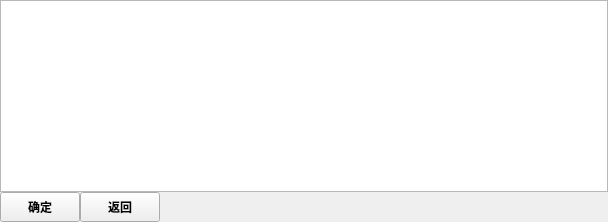
           <widget class="QWidget" name="page_program_instruction_choose">
            <property name="font">
             <font>
              <weight>75</weight>
              <bold>true</bold>
             </font>
            </property>
            <layout class="QGridLayout" name="gridLayout_9">
             <property name="leftMargin">
              <number>0</number>
             </property>
             <property name="topMargin">
              <number>0</number>
             </property>
             <property name="rightMargin">
              <number>0</number>
             </property>
             <property name="bottomMargin">
              <number>0</number>
             </property>
             <item row="0" column="0">
              <layout class="QGridLayout" name="gridLayout_8" columnstretch="1,1,0">
               <property name="spacing">
                <number>0</number>
               </property>
               <item row="0" column="0" colspan="3">
                <widget class="QTreeView" name="treeView_instruction_choose"/>
               </item>
               <item row="1" column="1">
                <widget class="QPushButton" name="btn_instruction_back">
                 <property name="minimumSize">
                  <size>
                   <width>0</width>
                   <height>30</height>
                  </size>
                 </property>
                 <property name="text">
                  <string>返回</string>
                 </property>
                </widget>
               </item>
               <item row="1" column="2">
                <spacer name="horizontalSpacer">
                 <property name="orientation">
                  <enum>Qt::Horizontal</enum>
                 </property>
                 <property name="sizeHint" stdset="0">
                  <size>
                   <width>448</width>
                   <height>20</height>
                  </size>
                 </property>
                </spacer>
               </item>
               <item row="1" column="0">
                <widget class="QPushButton" name="btn_instruction_confirm">
                 <property name="minimumSize">
                  <size>
                   <width>0</width>
                   <height>30</height>
                  </size>
                 </property>
                 <property name="text">
                  <string>确定</string>
                 </property>
                </widget>
               </item>
              </layout>
             </item>
            </layout>
           </widget>
